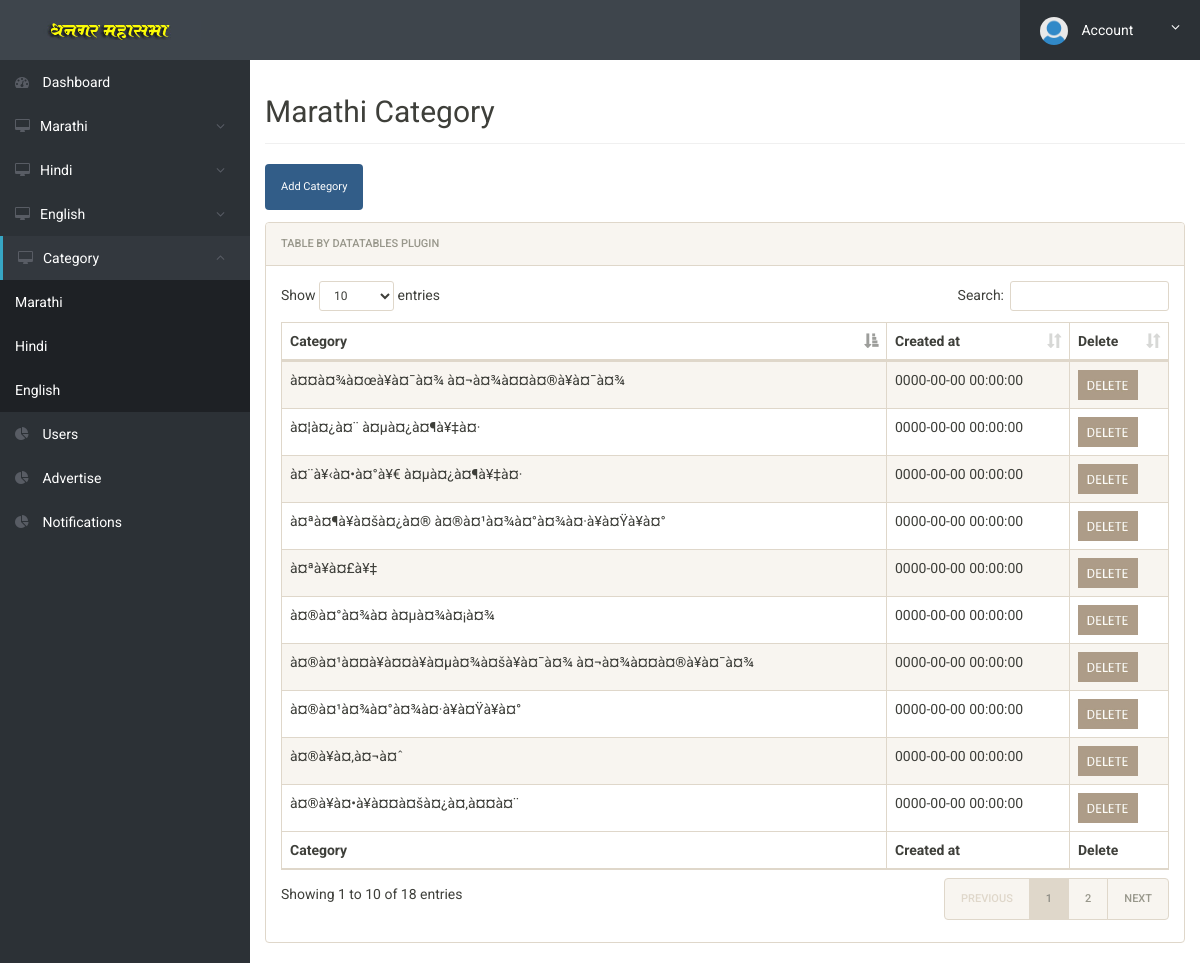
The page /m_category.php (signed in) on the database its author committed.
### tables this page shows
CREATE TABLE IF NOT EXISTS `category` (
  `id` int(99) NOT NULL AUTO_INCREMENT,
  `caregory_name` text NOT NULL,
  `lang_status` int(2) NOT NULL,
  `created_at` timestamp NOT NULL DEFAULT CURRENT_TIMESTAMP,
  PRIMARY KEY (`id`)
);

### m_category.php (the view, shortened to what this page needs)
<?php session_start();
if(isset($_SESSION["id"]) and isset($_SESSION["user"]))
{
?>
<!doctype html>
<html lang="en" class="no-js">
<head>
	<link rel="stylesheet" href="css/font-awesome.min.css">
	<link rel="stylesheet" href="css/bootstrap.min.css">
	<link rel="stylesheet" href="css/dataTables.bootstrap.min.css">
	<link rel="stylesheet" href="css/bootstrap-social.css">
	<link rel="stylesheet" href="css/bootstrap-select.css">
	<link rel="stylesheet" href="css/fileinput.min.css">
	<link rel="stylesheet" href="css/awesome-bootstrap-checkbox.css">
	<link rel="stylesheet" href="css/style.css">
</head>
<body>
	<div class="brand clearfix">
		<a href="index.php" class="logo"><img src="img/logo.jpg" class="img-responsive" alt=""></a>
		<ul class="ts-profile-nav">
			<li class="ts-account">
				<a href="#"><img src="img/ts-avatar.jpg" class="ts-avatar hidden-side" alt=""> Account <i class="fa fa-angle-down hidden-side"></i></a>
			</li>
		</ul>
	</div>
	<div class="ts-main-content">
		<nav class="ts-sidebar">
			<ul class="ts-sidebar-menu">
				<li><a href="index.php"><i class="fa fa-dashboard"></i> Dashboard</a></li>
				<li ><a href="#"><i class="fa fa-desktop"></i>Marathi</a>
				</li>
				<li><a href="#"><i class="fa fa-desktop"></i>Hindi</a>
				</li>
				<li><a href="#"><i class="fa fa-desktop"></i>English</a>
				</li>
				<li class="open"><a href="#"><i class="fa fa-desktop"></i>Category</a>
					<ul>
						<li><a href="m_category.php">Marathi</a></li>
						<li><a href="h_category.php">Hindi</a></li>
						<li><a href="e_category.php">English</a></li>
					</ul>
				</li>
				<li><a href="users.php"><i class="fa fa-pie-chart"></i> Users</a></li>
				<li ><a href="advertise.php" ><i class="fa fa-pie-chart"></i> Advertise</a></li>
				<li><a href="notifications.php"><i class="fa fa-pie-chart"></i> Notifications</a></li>
			</ul>
		</nav>
		<div class="content-wrapper">
			<div class="container-fluid">
				<div class="row">
					<div class="col-md-12">
						<h2 class="page-title">Marathi Category</h2>
							<?php
				include_once ('connection.php');
				$sql = mysqli_query($con,"SELECT category.id, category.caregory_name,category.created_at  FROM category where lang_status=1");
				?>
				          <a href="category.php?status=1">  <button class="btn btn-primary" type="submit">Add Category</button></a>
						<div class="panel panel-default">
							<div class="panel-heading">Table by DataTables plugin</div>
							<div class="panel-body">
								<table id="zctb" class="display table table-striped table-bordered table-hover" cellspacing="0" width="100%">
									<thead>
										<tr>
											<th>Category</th>
											<th>Created at</th>
											<th >Delete</th>
										</tr>
									</thead>
									<tfoot>
										<tr>
											<th>Category</th>
											<th>Created at</th>
											<th >Delete</th>
										</tr>
									</tfoot>
									<tbody>
										<?
				while($row=mysqli_fetch_array($sql))
				{
					?>
						<tr align="left">
						<td > <? echo $row['1']; ?></td>
						<td > <? echo $row['2']; ?></td>
						<td ><a href="m_delete_category.php?id=<?= $row["id"]?> "><img src="img/delete.jpg" height="30" width="60"/></a></td>
						</tr>
				<?
				}
				?>
									</tbody>
								</table>
							</div>
						</div>
			</div>
		</div>
	</div>
</body>
</html>
<?php
}
  else
  {
  	$_SESSION["ERROR"]="Invalid Access, Please Login Again";
	header("Location:login.php");
  }
?>

### css/style.css (style rules this page uses)
html { font-size: 14px; }
@media only screen and (min-width: 480px) { html { font-size: 17px; } }
@media only screen and (min-width: 768px) { html { font-size: 14px; } }
body { font-size: 1em; }
a { color: #37a6c4; }
.btn { font-family: 'Oswald', sans-serif; }
.panel { overflow: hidden; }
ul, li { margin: 0; padding: 0; list-style: none; }
.btn { text-transform: none; }
.page-title { padding-bottom: 15px; margin-bottom: 20px; border-bottom: 1px solid #f0f0f0; }
.brand { background: #3e454c; position: relative; z-index: 3; position: fixed; width: 100%; top: 0; }
.brand .logo { box-sizing: border-box; padding: 20px; float: left; display: block; width: 200px; }
@media only screen and (min-width: 992px) { .brand .logo { width: 250px; } }
.brand .logo img { height: 20px; }
.brand .ts-profile-nav { float: right; display: none; }
.brand .ts-profile-nav li { float: left; position: relative; }
.brand .ts-profile-nav li a { display: block; padding: 20px; color: #fff; }
.brand .ts-profile-nav .ts-account .fa-angle-down { float: right; }
.brand .ts-profile-nav .ts-account > a { width: 180px; background: #2c3136; }
.brand .ts-profile-nav .ts-account .ts-avatar { border-radius: 50%; height: 28px; margin: -10px 0; margin-right: 10px; }
@media only screen and (min-width: 992px) { .brand .ts-profile-nav { display: block; } }
.ts-sidebar { background: #2c3136; max-height: 0; transition: max-height 0.3s; overflow: hidden; position: fixed; z-index: 2; width: 100%; bottom: 0; top: 60px; overflow-y: auto; }
@media only screen and (min-width: 992px) { .ts-sidebar { max-height: 100%; bottom: 0; } }
.ts-sidebar-menu a { display: block; text-decoration: none; padding: 12px 15px; color: #fff; }
.ts-sidebar-menu li { position: relative; }
.ts-sidebar-menu li i { color: #585c64; margin-right: 10px; }
.ts-sidebar-menu li ul { display: block; background: rgba(255, 0, 0, 0.12); background: rgba(0, 0, 0, 0.32); max-height: 0; overflow: hidden; transition: all 0.3s ease; }
.menu-open, .ts-sidebar-menu .open > ul { max-height: 2000px; }
.ts-sidebar-menu .open > a { background: rgba(51, 56, 62, 0.35); }
.ts-sidebar-menu > .open > a { background: #33383e; border-left: 3px solid #37a6c4; }
.ts-main-content .content-wrapper { padding-top: 15px; margin-top: 60px; }
@media only screen and (min-width: 992px) { .ts-main-content .ts-sidebar { width: 250px; float: left; } }
@media only screen and (min-width: 992px) { .ts-main-content .content-wrapper { margin-left: 250px; } }

### rows shown on the page
category: caregory_name "à¤¤à¤¾à¤œà¥à¤¯à¤¾ à¤¬à¤¾à¤¤à¤®à¥à¤¯à¤¾", created_at "0000-00-00 00:00:00"
category: caregory_name "à¤®à¤¹à¤¤à¥à¤¤à¥à¤µà¤¾à¤šà¥à¤¯à¤¾ à¤¬à¤¾à¤¤à¤®à¥à¤¯à¤¾", created_at "0000-00-00 00:00:00"
category: caregory_name "à¤®à¤¹à¤¾à¤°à¤¾à¤·à¥à¤Ÿà¥à¤°", created_at "0000-00-00 00:00:00"
category: caregory_name "à¤®à¥à¤•à¥à¤¤à¤šà¤¿à¤‚à¤¤à¤¨", created_at "0000-00-00 00:00:00"
category: caregory_name "à¤®à¥à¤‚à¤¬à¤ˆ", created_at "0000-00-00 00:00:00"
category: caregory_name "à¤ªà¥à¤£à¥‡", created_at "0000-00-00 00:00:00"
category: caregory_name "à¤®à¤°à¤¾à¤ à¤µà¤¾à¤¡à¤¾", created_at "0000-00-00 00:00:00"
category: caregory_name "à¤ªà¤¶à¥à¤šà¤¿à¤® à¤®à¤¹à¤¾à¤°à¤¾à¤·à¥à¤Ÿà¥à¤°", created_at "0000-00-00 00:00:00"
category: caregory_name "à¤¨à¥‹à¤•à¤°à¥€ à¤µà¤¿à¤¶à¥‡à¤·", created_at "0000-00-00 00:00:00"
category: caregory_name "à¤¦à¤¿à¤¨ à¤µà¤¿à¤¶à¥‡à¤·", created_at "0000-00-00 00:00:00"
